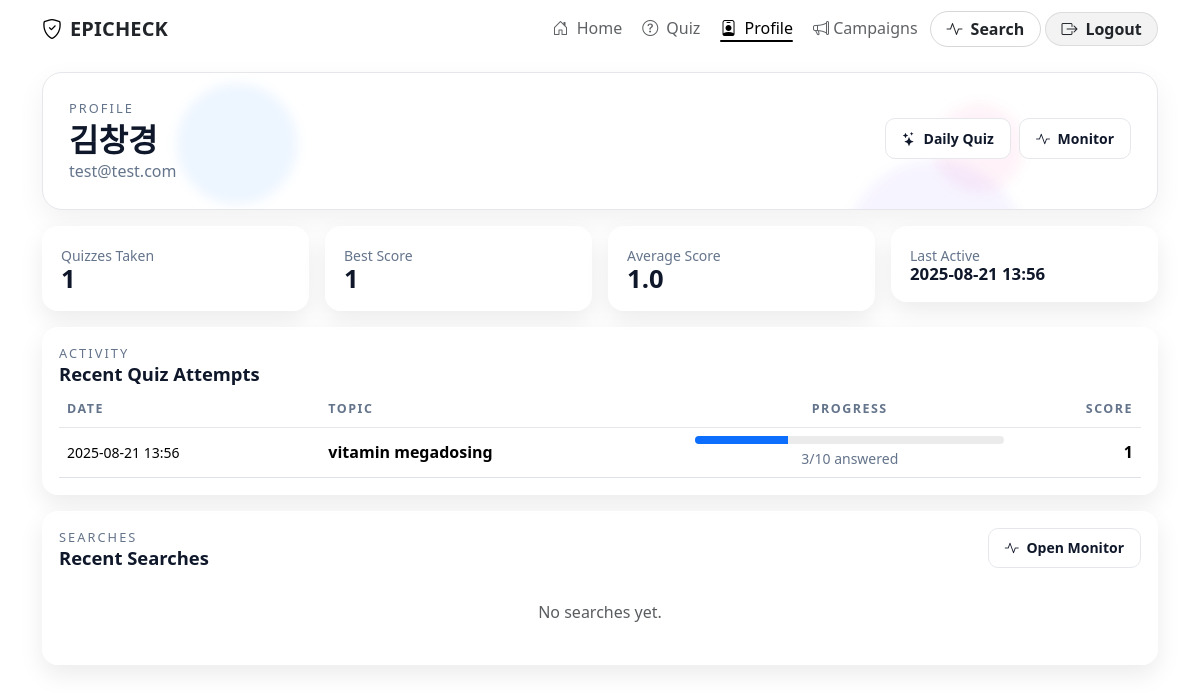
The page /profile (signed in) on the database as committed earlier.
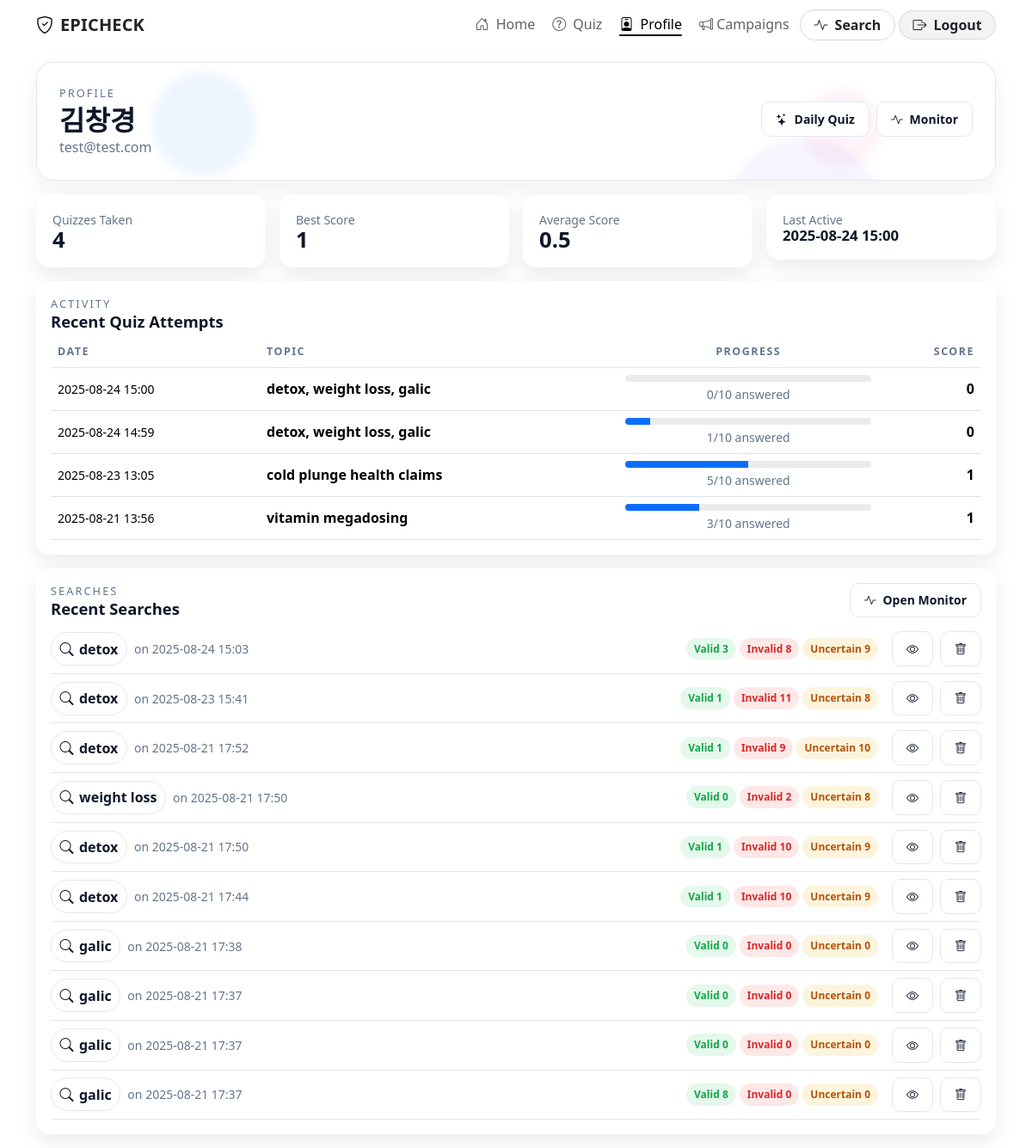
The same page on the database as committed later.
### tables this page shows
CREATE TABLE users (
            id            INTEGER PRIMARY KEY AUTOINCREMENT,
            name          TEXT,
            email         TEXT NOT NULL UNIQUE,
            password_hash TEXT NOT NULL,
            created_at    TEXT NOT NULL
        );

CREATE TABLE quiz_attempts (
            id         INTEGER PRIMARY KEY AUTOINCREMENT,
            quiz_id    INTEGER NOT NULL,
            user_id    INTEGER,                     -- null for anonymous
            anon_id    TEXT,                        -- per-session token for anonymous
            started_at TEXT NOT NULL,
            finished_at TEXT,
            score      INTEGER NOT NULL DEFAULT 0,
            FOREIGN KEY (quiz_id) REFERENCES quizzes(id) ON DELETE CASCADE,
            FOREIGN KEY (user_id) REFERENCES users(id) ON DELETE SET NULL
        );

CREATE TABLE quizzes (
            id         INTEGER PRIMARY KEY AUTOINCREMENT,
            topic      TEXT NOT NULL,
            is_daily   INTEGER NOT NULL DEFAULT 0,  -- 1 for daily quiz
            created_at TEXT NOT NULL
        );

CREATE TABLE searches (
            id          INTEGER PRIMARY KEY AUTOINCREMENT,
            keywords    TEXT NOT NULL,
            sources     TEXT NOT NULL,      -- comma-separated list (e.g., "youtube,reddit")
            created_at  TEXT NOT NULL       -- ISO 8601 UTC
        , user_id INTEGER);

### app.py (the view)
@app.route("/profile")
@login_required
def profile():
    db = get_db()
    user_id = g.user["id"]
    attempts = db.execute(
        """
        SELECT
          qa.id            AS attempt_id,
          qa.quiz_id,
          qa.score,
          qa.started_at,
          qa.finished_at,
          q.topic,
          q.is_daily,
          (SELECT COUNT(*) FROM quiz_items WHERE quiz_id = qa.quiz_id) AS total_items,
          (SELECT COUNT(*) FROM quiz_answers WHERE attempt_id = qa.id) AS answered
        FROM quiz_attempts qa
        JOIN quizzes q ON q.id = qa.quiz_id
        WHERE qa.user_id = ?
        ORDER BY qa.started_at DESC
        LIMIT 10
        """,
        (user_id,)
    ).fetchall()
    stats = db.execute(
        """
        SELECT
          COUNT(*)                 AS total_quizzes,
          COALESCE(AVG(score), 0)  AS avg_score,
          COALESCE(MAX(score), 0)  AS best_score,
          MAX(started_at)          AS last_active
        FROM quiz_attempts
        WHERE user_id = ?
        """,
        (user_id,)
    ).fetchone() or {"total_quizzes": 0, "avg_score": 0, "best_score": 0, "last_active": None}
    searches = db.execute(
        """
        SELECT s.id, s.keywords, s.sources, s.created_at,
               SUM(CASE WHEN p.verdict='valid' THEN 1 ELSE 0 END)     AS valid_count,
               SUM(CASE WHEN p.verdict='invalid' THEN 1 ELSE 0 END)   AS invalid_count,
               SUM(CASE WHEN p.verdict='uncertain' THEN 1 ELSE 0 END) AS uncertain_count
        FROM searches s
        LEFT JOIN posts p ON p.search_id = s.id
        WHERE s.user_id = ?
        GROUP BY s.id
        ORDER BY s.id DESC
        LIMIT 10
        """,
        (user_id,)
    ).fetchall()
    per_topic = db.execute(
        """
        SELECT qi.topic,
               COUNT(*)            AS answered,
               SUM(qa.correct)     AS correct
        FROM quiz_answers qa
        JOIN quiz_items   qi ON qi.id   = qa.item_id
        JOIN quiz_attempts qatt ON qatt.id = qa.attempt_id
        WHERE qatt.user_id = ?
        GROUP BY qi.topic
        ORDER BY answered DESC
        LIMIT 20
        """,
        (user_id,)
    ).fetchall()
    return render_template(
        "profile.html",
        is_guest=False,
        user=g.user,
        stats=dict(stats),
        attempts=[dict(r) for r in attempts],
        searches=[dict(r) for r in searches],
        per_topic=[dict(r) for r in per_topic],  # <- pass to template if you want to render
    )

### app.py (called while the page is built)
def _parse_iso_any(value):
    if isinstance(value, datetime):
        dt = value
    else:
        s = str(value or "").strip()
        try:
            dt = datetime.fromisoformat(s.replace("Z", "+00:00"))
        except Exception:
            try:
                dt = datetime.strptime(s, "%Y-%m-%d %H:%M:%S")
            except Exception:
                return None
    if dt.tzinfo is None:
        dt = dt.replace(tzinfo=timezone.utc)
    else:
        dt = dt.astimezone(timezone.utc)
    return dt

@app.template_filter("dt")
def jinja_dt(value, fmt="%Y-%m-%d %H:%M"):
    dt = _parse_iso_any(value)
    if not dt:
        return "" if value in (None, "") else str(value)
    try:
        local = dt.astimezone(ZoneInfo(APP_TZ))
    except Exception:
        local = dt  # fallback
    return local.strftime(fmt)

def get_db():
    if "db" not in g:
        g.db = sqlite3.connect(DB_PATH, detect_types=sqlite3.PARSE_DECLTYPES)
        g.db.row_factory = sqlite3.Row
    return g.db

@app.before_request
def load_current_user():
    uid = session.get("user_id")
    if uid:
        g.user = get_db().execute("SELECT * FROM users WHERE id = ?", (uid,)).fetchone()
    else:
        g.user = None

@app.context_processor
def inject_user():
    return {"current_user": g.user}

def login_required(fn):
    @wraps(fn)
    def wrapper(*args, **kwargs):
        if not g.user:
            return redirect(url_for("login", next=request.path))
        return fn(*args, **kwargs)
    return wrapper

### templates/profile.html (shortened to what this page needs)
{% extends "nav.html" %}
{% block content %}
<section class="container my-3">
  <div class="dash-hero">
    <div class="hero-bg-particles"><span></span><span></span></div>
    <div class="head">
      <div class="eyebrow">Profile</div>
      <div class="d-flex flex-wrap align-items-center justify-content-between">
        <h2 class="page-title mb-0">
          {{ 'Guest Dashboard' if is_guest else (user.name or 'Your Dashboard') }}
        </h2>
        <div class="d-flex align-items-center gap-2">
          <a class="btn btn-clean btn-sm" href="{{ url_for('quiz_daily') }}"><i class="bi bi-stars me-1"></i> Daily Quiz</a>
          <a class="btn btn-clean btn-sm" href="{{ url_for('monitor') }}"><i class="bi bi-activity me-1"></i> Monitor</a>
        </div>
      </div>
      <p class="kicker mb-0">
        {{ 'You are viewing a guest session (scores saved to this browser).' if is_guest else (user.email or '') }}
      </p>
    </div>
  </div>
</section>
<section class="container my-3">
  <div class="row g-3">
    <div class="col-12 col-md-3">
      <div class="glass stat-card">
        <div class="muted small">Quizzes Taken</div>
        <div class="stat-k">{{ stats.total_quizzes or 0 }}</div>
      </div>
    </div>
    <div class="col-12 col-md-3">
      <div class="glass stat-card">
        <div class="muted small">Best Score</div>
        <div class="stat-k">{{ (stats.best_score or 0) }}</div>
      </div>
    </div>
    <div class="col-12 col-md-3">
      <div class="glass stat-card">
        <div class="muted small">Average Score</div>
        <div class="stat-k">{{ (stats.avg_score or 0)|round(2) }}</div>
      </div>
    </div>
    <div class="col-12 col-md-3">
      <div class="glass stat-card">
        <div class="muted small">Last Active</div>
        <div class="stat-k" style="font-size:1.05rem;">
          {{ (stats.last_active|dt) if stats.last_active else '—' }}
        </div>
      </div>
    </div>
  </div>
</section>
<section class="container my-3">
  <div class="glass p-3">
    <div class="d-flex align-items-center justify-content-between">
      <div class="head mb-0">
        <div class="eyebrow">Activity</div>
        <h3 class="page-title" style="font-size:1.15rem; margin:0;">Recent Quiz Attempts</h3>
      </div>
    </div>
    <div class="table-responsive mt-2">
      <table class="table align-middle mb-0">
        <thead>
          <tr>
            <th>Date</th>
            <th>Topic</th>
            <th class="text-center">Progress</th>
            <th class="text-end">Score</th>
          </tr>
        </thead>
        <tbody>
          {% if attempts %}
            {% for a in attempts %}
            <tr>
              <td class="small">{{ a.started_at|dt }}</td>
              <td class="fw-semibold">{{ a.topic }}</td>
              <td class="text-center" style="min-width:160px;">
                {% set total = a.total_items or 0 %}
                {% set ans = a.answered or 0 %}
                {% set pct = (ans / total * 100) if total>0 else 0 %}
                <div class="progress">
                  <div class="progress-bar" role="progressbar" style="width: {{ pct|round(0) }}%"></div>
                </div>
                <div class="small muted mt-1">{{ ans }}/{{ total }} answered</div>
              </td>
              <td class="text-end fw-bold">{{ a.score }}</td>
            </tr>
            {% endfor %}
          {% else %}
            <tr><td colspan="5" class="text-center text-muted py-4">No attempts yet.</td></tr>
          {% endif %}
        </tbody>
      </table>
    </div>
  </div>
</section>
<section class="container my-3">
  <div class="glass p-3">
    <div class="d-flex align-items-center justify-content-between">
      <div class="head mb-0">
        <div class="eyebrow">Searches</div>
        <h3 class="page-title" style="font-size:1.15rem; margin:0;">Recent Searches</h3>
      </div>
      <a class="btn btn-clean btn-sm" href="{{ url_for('monitor') }}"><i class="bi bi-activity me-1"></i> Open Monitor</a>
    </div>
    <div class="mt-2">
      {% if searches %}
        {% for s in searches %}
         <div class="d-flex flex-wrap align-items-center justify-content-between py-2 border-bottom"
     style="border-color:var(--line) !important;"
     data-search-row="{{ s.id }}">
  <div class="d-flex align-items-center gap-2">
    <span class="kw-chip"><i class="bi bi-search"></i> {{ s.keywords }}</span>
    <span class="small muted">on {{ s.created_at|dt }}</span>
  </div>
  <div class="d-flex align-items-center gap-2">
    <div class="d-flex align-items-center gap-1 me-2">
      <span class="mini-pill p-valid">Valid {{ s.valid_count or 0 }}</span>
      <span class="mini-pill p-invalid">Invalid {{ s.invalid_count or 0 }}</span>
      <span class="mini-pill p-uncertain">Uncertain {{ s.uncertain_count or 0 }}</span>
    </div>
    <button type="button"
            class="btn btn-clean btn-sm"
            data-view-search="{{ s.id }}"
            title="View saved posts"
            aria-label="View saved posts">
      <i class="bi bi-eye"></i>
    </button>
    <button type="button"
            class="btn btn-clean btn-sm"
            data-delete-search="{{ s.id }}"
            title="Delete this search"
            aria-label="Delete this search">
      <i class="bi bi-trash"></i>
    </button>
  </div>
</div>
        {% endfor %}
      {% else %}
        <div class="text-center text-muted py-4">No searches yet.</div>
      {% endif %}
    </div>
  </div>
</section>
{% endblock %}

### templates/nav.html (shortened to what this page needs)
<!doctype html>
<html lang="en" data-bs-theme="light">
<head>
  <link href="https://cdn.jsdelivr.net/npm/bootstrap@5.3.3/dist/css/bootstrap.min.css" rel="stylesheet">
  <link href="https://cdn.jsdelivr.net/npm/bootstrap-icons@1.11.3/font/bootstrap-icons.css" rel="stylesheet">
  <link href="https://cdn.jsdelivr.net/npm/aos@2.3.4/dist/aos.css" rel="stylesheet">
</head>
<body>
  {% set ep = request.endpoint or '' %}
  <nav class="navbar navbar-expand-lg navbar-modern" id="siteNav">
    <div class="container">
      <a class="navbar-brand d-flex align-items-center gap-2" href="{{ url_for('index') }}">
        <i class="bi bi-shield-check"></i>
        <span class="brand-grad">EPICHECK</span>
      </a>
      <div class="collapse navbar-collapse justify-content-end" id="navMain">
        <ul class="navbar-nav ms-auto align-items-lg-center gap-lg-1">
          <li class="nav-item">
            <a class="nav-link {{ 'active' if ep == 'index' else '' }}" href="{{ url_for('index') }}">
              <i class="bi bi-house-door me-1"></i> Home
            </a>
          </li>
          <li class="nav-item">
            <a class="nav-link {{ 'active' if ep in ['quiz','quiz_daily'] else '' }}" href="{{ url_for('quiz_daily') }}">
              <i class="bi bi-question-circle me-1"></i> Quiz
            </a>
          </li>
          <li class="nav-item">
            <a class="nav-link {{ 'active' if ep == 'profile' else '' }}" href="{{ url_for('profile') }}">
              <i class="bi bi-person-badge me-1"></i> Profile
            </a>
          </li>
                              <li class="nav-item">
            <a class="nav-link" href="{{ url_for('campaigns_index') }}">
              <i class="bi bi-megaphone"></i> Campaigns
            </a>
          </li>
          <li class="nav-item">
            <a class="btn-monitor {{ 'is-active' if ep == 'monitor' else '' }}" href="{{ url_for('monitor') }}">
              <i class="bi bi-activity"></i><span class="d-none d-sm-inline">Search</span>
            </a>
          </li>
          {% if current_user %}
            <li class="nav-item">
              <a class="btn-logout" href="{{ url_for('logout') }}">
                <i class="bi bi-box-arrow-right"></i><span class="d-none d-sm-inline">Logout</span>
              </a>
            </li>
          {% else %}
            <li class="nav-item">
              <a class="btn-auth" href="{{ url_for('login') }}">
                <i class="bi bi-person-circle"></i><span class="d-none d-sm-inline">Login</span>
              </a>
            </li>
          {% endif %}
        </ul>
      </div>
    </div>
  </nav>
  <main>
    {% block content %}{% endblock %}
  </main>
</body>
</html>

### templates/nav.html (style rules this page uses)
:root { --nav-glass-bg: color-mix(in srgb, var(--bs-body-bg) 65%, transparent); --nav-border: color-mix(in srgb, var(--bs-body-color) 12%, transparent); --link-muted: color-mix(in srgb, var(--bs-body-color) 72%, transparent); }
.navbar-modern { position: fixed; top: 0; left: 0; right: 0; z-index: 1030; backdrop-filter: blur(12px); -webkit-backdrop-filter: blur(12px); background: var(--nav-glass-bg); border-bottom: 1px solid var(--nav-border); transition: background .25s ease, border-color .25s ease, box-shadow .25s ease; }
.navbar-modern.over-hero { background: transparent !important; border-bottom: none !important; box-shadow: none !important; }
.brand-grad { background: none !important; -webkit-text-fill-color: currentColor !important; color: var(--bs-body-color); font-weight: 800; letter-spacing: .15px; }
.navbar-modern .nav-link { position: relative; padding: .5rem .6rem; border-radius: .4rem; color: var(--link-muted); transition: color .18s ease; }
.navbar-modern .nav-link::after { content: ""; display: block; height: 2px; width: 0; background: currentColor; border-radius: 2px; transition: width .18s ease; }
.navbar-modern .nav-link:hover::after, .navbar-modern .nav-link.active::after { width: 100%; }
.btn-monitor { text-decoration: none; font-weight: 700; border-radius: 999px; padding: .55rem 1rem; line-height: 1; display: inline-flex; align-items: center; gap: .5rem; background: transparent; color: var(--bs-body-color); border: 1px solid color-mix(in srgb, var(--bs-body-color) 18%, transparent); box-shadow: none; transition: transform .12s ease, border-color .18s ease, background .18s ease; }
.btn-auth, .btn-logout { --ring: linear-gradient(0deg, color-mix(in srgb, var(--bs-body-color) 16%, transparent), color-mix(in srgb, var(--bs-body-color) 16%, transparent)); font-weight: 600; border-radius: 999px; padding: .5rem .95rem; line-height: 1; border: 1px solid transparent; background: linear-gradient(var(--nav-glass-bg), var(--nav-glass-bg)) padding-box, var(--ring) border-box; color: var(--bs-body-color); box-shadow: none; text-decoration: none; display: inline-flex; align-items: center; gap: .5rem; transition: transform .12s ease, opacity .2s ease, background .2s ease; }
main { padding-top: 56px; }

Rows that differ between the two databases and show on the page:
added quiz_attempts: started_at|dt "2025-08-24 15:00", topic "detox, weight loss, galic", score "0", total "10"
added quiz_attempts: started_at|dt "2025-08-24 14:59", topic "detox, weight loss, galic", {{ pct|round(0) }} 10.0 (drawn), user "1", total "10", score "0"
added quiz_attempts: started_at|dt "2025-08-23 13:05", topic "cold plunge health claims", {{ pct|round(0) }} 50.0 (drawn), ans "5", total "10", score "1"
added searches: keywords "detox", created_at|dt "2025-08-24 15:03", valid_count "3", invalid_count "8", uncertain_count "9"
added searches: keywords "detox", created_at|dt "2025-08-23 15:41", user "1", invalid_count "11", uncertain_count "8"
added searches: keywords "detox", created_at|dt "2025-08-21 17:52", user "1", invalid_count "9", uncertain_count "10"
added searches: keywords "weight loss", created_at|dt "2025-08-21 17:50", valid_count "0", invalid_count "2", uncertain_count "8"
added searches: keywords "detox", created_at|dt "2025-08-21 17:50", user "1", invalid_count "10", uncertain_count "9"
added searches: keywords "detox", created_at|dt "2025-08-21 17:44", user "1", invalid_count "10", uncertain_count "9"
added searches: keywords "galic", created_at|dt "2025-08-21 17:38", valid_count "0", invalid_count "0", uncertain_count "0"
added searches: keywords "galic", created_at|dt "2025-08-21 17:37", valid_count "0", invalid_count "0", uncertain_count "0"
added searches: keywords "galic", created_at|dt "2025-08-21 17:37", valid_count "0", invalid_count "0", uncertain_count "0"
added searches: keywords "galic", created_at|dt "2025-08-21 17:37", valid_count "8", invalid_count "0", uncertain_count "0"
Other text that changed with them:
{{ stats.total_quizzes or 0 }}: "1" → "4"
{{ (stats.avg_score or 0)|round(2) }}: "1.0" → "0.5"
{{ (stats.last_active|dt) if stats.last_active else '—' }}: "2025-08-21 13:56" → "2025-08-24 15:00"
text no longer shown: "No searches yet."
